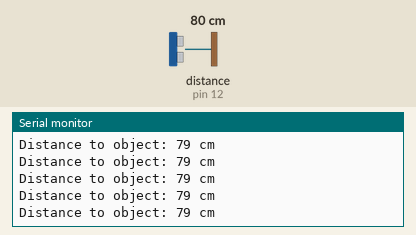
Bench run of a sketch on a simulated Arduino Uno, built with avr-gcc and run on an emulated ATmega328P. Parts: the last lines printed to the serial monitor. Wiring (inferred from the names in the program): ultrasonic range finder: trigger pin 13; echo pin 12. The inputs (shaded band) are chosen by the test bench; at power-on: distance to the obstacle (sensor on pin 12) 80 cm. The echo pulse lasts 58.3 µs per cm.

Above: at 1.2 s.
1.3 s: distance to the obstacle (sensor on pin 12) set to 35 cm
At 1.6 s:
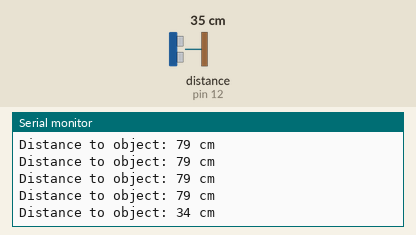
4.3 s: distance to the obstacle (sensor on pin 12) set to 2 cm
At 4.44 s:
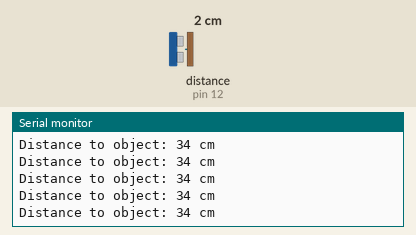
Timing chart, 0 to 7.3 s (numbered marks = the images above; inputs shaded):
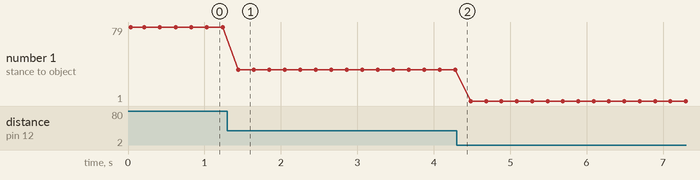

The sketch:

ultrasonic_sensor_test.ino
```cpp
// Day 2: Ultrasonic Sensor Calibration
// Purpose: Verify the "eyes" of the robot work before driving.

#define TRIG_PIN 13
#define ECHO_PIN 12

void setup() {
  Serial.begin(9600); // Opens the connection to your computer
  pinMode(TRIG_PIN, OUTPUT);
  pinMode(ECHO_PIN, INPUT);
  Serial.println("--- Day 2: Sensor Test Started ---");
}

void loop() {
  long duration, distance;

  // Send a pulse
  digitalWrite(TRIG_PIN, LOW);
  delayMicroseconds(2);
  digitalWrite(TRIG_PIN, HIGH);
  delayMicroseconds(10);
  digitalWrite(TRIG_PIN, LOW);

  // Measure the bounce back
  duration = pulseIn(ECHO_PIN, HIGH);

  // Calculate distance in cm (Speed of sound is ~343m/s)
  distance = (duration / 2) / 29.1;

  // Print results to the Serial Monitor
  Serial.print("Distance to object: ");
  Serial.print(distance);
  Serial.println(" cm");

  delay(200); // 5 readings per second
}
```

Measured:
- after the input at 1.3 s, the serial monitor: prints a new line after 0.14 s (image 1)
- plotted number 1: 79 → 34 after the input at 1.3 s, 34 → 1 after the input at 4.3 s
